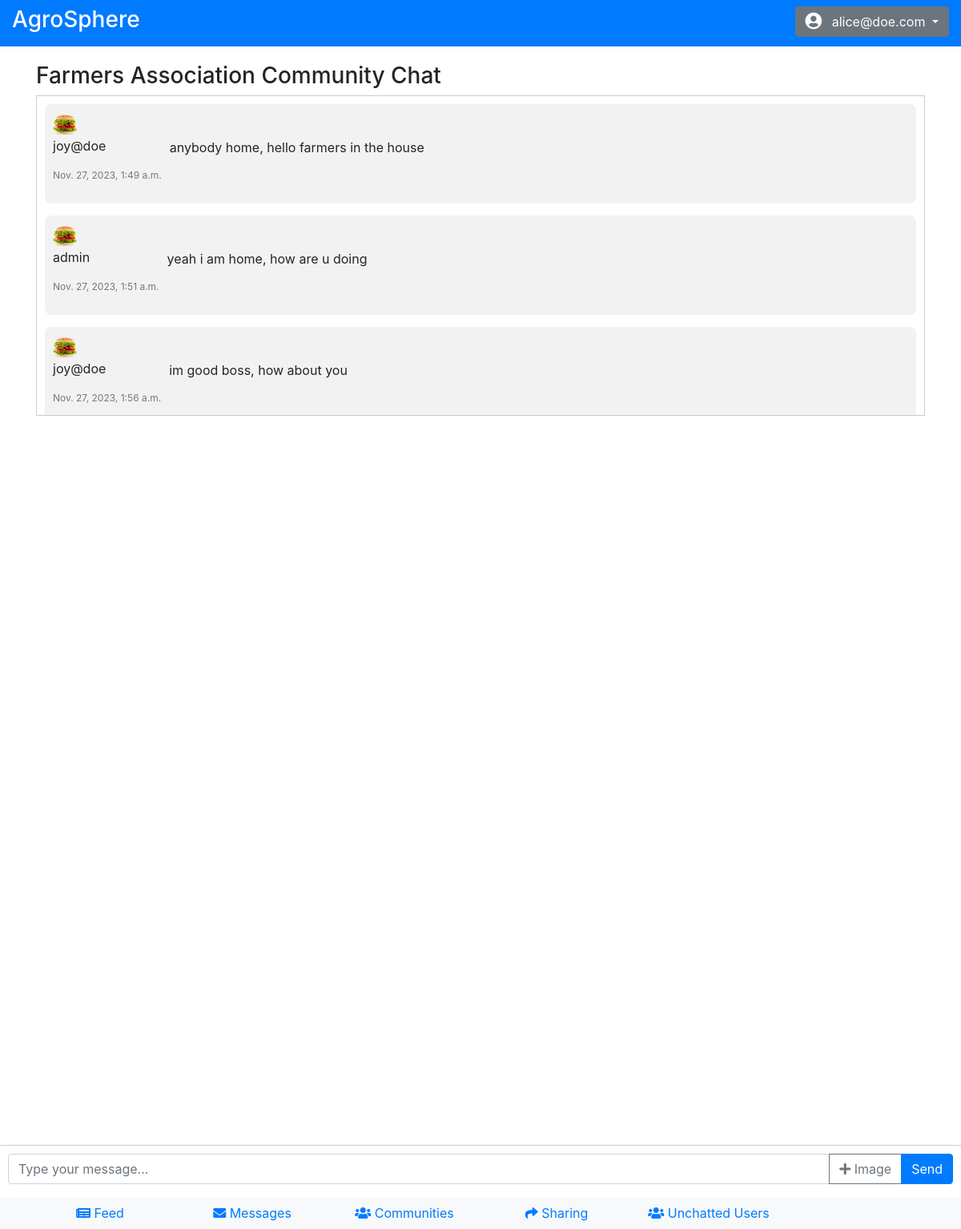
Screenshot of /chat/group/1/ (signed in) with the database file from the repository.
### chat/models.py (models this page shows, shortened)
class Group(models.Model):
    name = models.CharField(max_length=255, unique=True)
    description = models.TextField()
    members = models.ManyToManyField(User)
    image = models.ImageField(upload_to='group_images/', null=True, blank=True)
    created_by = models.ForeignKey(User, on_delete=models.CASCADE, related_name='created_groups')
    created_at = models.DateTimeField(auto_now_add=True)
    admin = models.ManyToManyField(User, related_name='admin_groups', blank=True)

class Message(models.Model):
    group = models.ForeignKey(Group, on_delete=models.CASCADE, related_name='messages', null=True, blank=True)
    sender = models.ForeignKey(User, related_name='sent_messages', on_delete=models.CASCADE)
    recipient = models.ForeignKey(User, related_name='received_messages', on_delete=models.CASCADE, null=True, blank=True)
    content = models.TextField()
    image = models.ImageField(upload_to='chat_images/', null=True, blank=True)
    timestamp = models.DateTimeField(auto_now_add=True)

### chat/views.py (the view)
# urls.py: path('group/<int:group_id>/', views.group_chat, name='group_chat'),
@login_required
def group_chat(request, group_id):
    group = get_object_or_404(Group, pk=group_id)
    messages = group.messages.all()
    return render(request, 'chat/group_chat.html', {'group': group, 'messages': messages})

### templates/chat/group_chat.html (shortened to what this page needs)
{% extends 'base.html' %}
{% load static %}
{% block extra_css %}
  <link rel="stylesheet" href="{% static 'chat/chat.css' %}">
{% endblock %}
{% block content %}
<div class="container mt-1">
    <h3 class="mb-2">{{ group.name }} Community Chat</h3>
    <div id="chat-container">
        {% for message in messages %}
            <div class="message">
                <div class="profile-details">
                    <div class="profile-image">
                        {% if message.sender.profile.picture %}
                            <a href="{% url 'profile_details' message.sender.id %}">
                                <img src="{{ message.sender.profile.picture.url }}" alt="Profile Image">
                            </a>
                        {% else %}
                            <a href="{% url 'profile_details' message.sender.id %}">
                                <img src="{% static 'chat/default_profile_image.png' %}" alt="Default Profile Image">
                            </a>
                        {% endif %}
                    </div>
                    <div class="user-details">
                        <p>{{ message.sender.username }}</p>
                        <p class="timestamp">{{ message.timestamp }}</p>
                    </div>
                </div>
                <div class="message-content">
                    {% if message.content %}
                        <p>{{ message.content }}</p>
                    {% endif %}
                </div>
            </div>
        {% endfor %}
    </div>
    <div class="input-group mb-3 fixed-bottom-group">
        <input type="text" id="message-input" class="form-control" placeholder="Type your message...">
        <div class="input-group-append">
            <button class="btn btn-outline-secondary" type="button" id="image-upload-btn">
                <i class="fas fa-plus"></i> Image
            </button>
        </div>
        <div class="input-group-append">
            <button class="btn btn-primary" type="button" id="send-btn">Send</button>
        </div>
    </div>
</div>
{% endblock %}

### templates/base.html (shortened to what this page needs)
<!DOCTYPE html>
{% load static %}
<html lang="en">
<head>
    <link rel="stylesheet" href="https://cdn.jsdelivr.net/npm/bootstrap@4.6.2/dist/css/bootstrap.min.css">
    <link rel="stylesheet" href="https://cdnjs.cloudflare.com/ajax/libs/font-awesome/5.15.1/css/all.min.css">
    {% block extra_css %}{% endblock %}
</head>
<body>
<div class="container-fluid">
    <div class="row bg-primary text-white py-2">
        <div class="col-md-6">
            <h3>{% block page_title %}AgroSphere{% endblock %}</h3>
        </div>
        <div class="col-md-6 text-right">
            {% if user.is_authenticated %}
                <div class="btn-group">
                    <button class="btn btn-secondary dropdown-toggle" type="button" id="profileDropdown" data-toggle="dropdown" aria-haspopup="true" aria-expanded="false">
                        <i class="fas fa-user-circle fa-lg mr-2"></i> {{ user.username }}
                    </button>
                </div>
            {% else %}
                <a class="btn btn-secondary" href="{% url 'login' %}">Login</a>
                <a class="btn btn-secondary ml-2" href="{% url 'signup' %}">Signup</a>
            {% endif %}
        </div>
    </div>
    <div class="row mt-3">
        <div class="col-md-12">
            {% block content %}{% endblock %}
        </div>
    </div><br><br>
</div>
<div class="fixed-bottom bg-light py-2">
    <div class="container">
        <div class="row">
            <div class="col-2 text-center">
                <a href="{% url 'feed' %}" class="d-none d-md-block">
                    <i class="fas fa-newspaper"></i> Feed
                </a>
            </div>
            <div class="col-2 text-center">
                <a href="{% url 'messages' %}" class="d-none d-md-block">
                    <i class="fas fa-envelope"></i> Messages
                </a>
            </div>
            <div class="col-2 text-center">
                <a href="{% url 'communities' %}" class="d-none d-md-block">
                    <i class="fas fa-users"></i> Communities
                </a>
            </div>
            <div class="col-2 text-center">
                <a href="{% url 'shared_items' %}" class="d-none d-md-block">
                    <i class="fas fa-share"></i> Sharing
                </a>
            </div>
            <div class="col-2 text-center">
                <a href="{% url 'unchatted_users' %}" class="d-none d-md-block">
                    <i class="fas fa-users"></i> Unchatted Users
                </a>
            </div>
        </div>
    </div>
</div>
</body>
</html>

### static/chat/chat.css (style rules this page uses)
.fixed-bottom-group { position: fixed; bottom: 30px; left: 0; right: 0; z-index: 1000; background-color: #fff; padding: 10px; border-top: 1px solid #ccc; }
#chat-container { max-height: 400px; overflow-y: auto; border: 1px solid #ccc; padding: 10px; }
.message { margin-bottom: 15px; padding: 10px; background-color: #f2f2f2; border-radius: 8px; display: flex; justify-content: flex-start; align-items: center; }
.profile-details { display: flex; flex-direction: column; align-items: flex-start; margin-right: 10px; }
.profile-image { width: 30px; height: 30px; border-radius: 50%; }
.profile-image img { width: 100%; }
.user-details { text-align: left; }
.timestamp { font-size: 12px; color: #777; }
.message-content { text-align: right; }

### rows the page displays
Group: name "Farmers Association"
Message: sender.username "joy@doe", timestamp "Nov. 27, 2023, 1:49 a.m.", content "anybody home, hello farmers in the house"
Message: sender.username "admin", timestamp "Nov. 27, 2023, 1:51 a.m.", content "yeah i am home, how are u doing"
Message: sender.username "joy@doe", timestamp "Nov. 27, 2023, 1:56 a.m.", content "im good boss, how about you"

### other values shown
{{ user.username }} "alice@doe.com"
